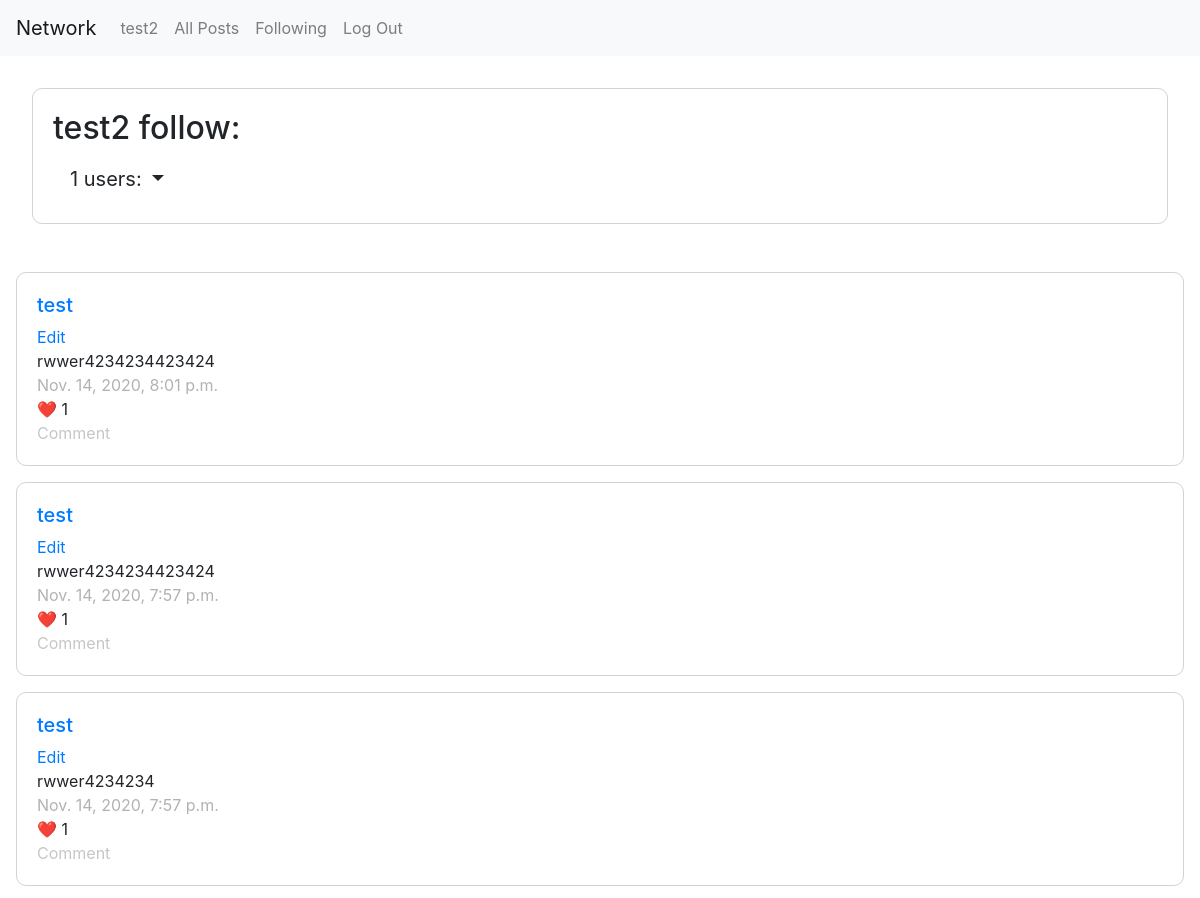
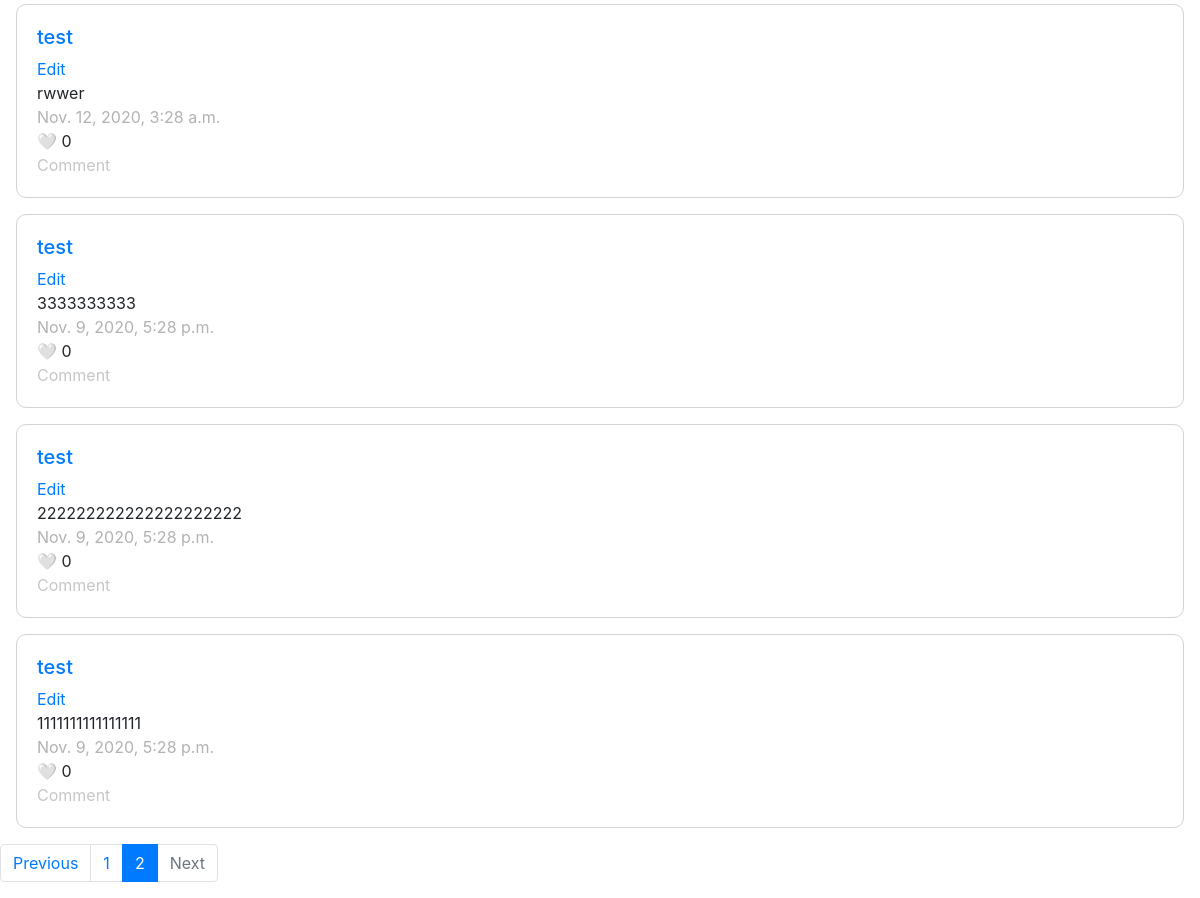
Page /follow?page=2 (signed in) on the committed database (2 pictures, top to bottom).
### network/models.py (models this page shows, shortened)
class User(AbstractUser):
    pass

class Post(models.Model):
    user = models.ForeignKey("User", on_delete=models.CASCADE, related_name="user")
    text = models.CharField(max_length=255)
    likes = models.ManyToManyField('User', blank=True, related_name='likes')
    timestamp = models.DateTimeField(auto_now_add=True)

### network/views.py (the view)
# urls.py: path("follow", views.follow, name="follow"),
@login_required(login_url='login')
def follow(request):
    user = User.objects.get(id=request.user.id)
    follow = User.objects.get(username=user)
    following = follow.following.count()
    follow_query = UserFollowing.objects.filter(user_id=user)
    follow_list = list()
    for follow in follow_query:
        follow_list.append(follow.following_user_id)
    my_filter_qs = Q()
    for user in follow_list:
        my_filter_qs = my_filter_qs | Q(user=user)
    posts = Post.objects.filter(my_filter_qs)
    posts = posts.order_by("-timestamp")
    page = request.GET.get('page', 1)
    paginator = Paginator(posts, 10)
    try:
        posts = paginator.page(page)
    except PageNotAnInteger:
        posts = paginator.page(1)
    except EmptyPage:
        posts = paginator.page(paginator.num_pages)
    follow_users = []
    for users in follow_query:
        follow_users.append(users.following_user_id.username)
    print(tuple(follow_users))
    return render(request, 'network/follow.html', {
        'name': user,
        'following': following,
        'follow_users': tuple(follow_users),
        'posts': posts})

### network/templates/network/follow.html (shortened to what this page needs)
{% extends "network/layout.html" %}
{% load static %}
{% block body %}
<div class='card-body'>
    <h2>{{ request.user.username }} follow:</h2>
	<div class="dropdown show">
	<a class="btn btn-ligh dropdown-toggle btn-lg" href="#" role="button" id="dropdownMenuLink" data-toggle="dropdown" aria-haspopup="true" aria-expanded="false">
		 {{ following }} users:
	</a>
	</div>
</div>
</div>
{% for post in posts %}
<div id='{{post.id}}' class="card-body post">
	<h5><a href="/profile/{{post.user}}">{{post.user}}</a></h5>
  {% if user|stringformat:"s" != name|stringformat:"s" %}
	  <a href=# class='edit'>Edit</a>
  {% endif %}
	<span id='edit_text' style="display: block">{{post.text}}</span>
	<span style='color:#b2b2b2'>{{post.timestamp}}</span>
{% if request.user in post.likes.all %}
        	<div class='like'>❤️ {{post.likes.all.count}}</div>
        {% else %}
          <div class='like'>🤍 {{post.likes.all.count}}</div>
        {% endif %}
	<a style='color:#c6c6c6'>Comment</a>
</div>
{% endfor %}
{% if posts.has_other_pages %}
  <ul class="pagination">
    {% if posts.has_previous %}
      <li class="page-item"><a class="page-link" href="?page={{ posts.previous_page_number }}">Previous</a></li>
    {% else %}
      <li class="page-item disabled">
        <span class="page-link" href="#" tabindex="-1" aria-disabled="true">Previous</span>
      </li>
    {% endif %}
    {% for i in posts.paginator.page_range %}
      {% if posts.number == i %}
        <li class="page-item active" aria-current="page">
        <a class="page-link" href="#">{{ i }} <span class="sr-only">(current)</span></a>
      {% else %}
        <li class="page-item"><a class="page-link" href="?page={{ i }}">{{ i }}</a></li>
      {% endif %}
    {% endfor %}
    {% if posts.has_next %}
      <li class="page-item"><a class="page-link" href="?page={{ posts.next_page_number }}">Next</a></li>
    {% else %}
      <li class="page-item disabled">
        <span class="page-link" href="#" tabindex="-1" aria-disabled="true">Next</span>
      </li>
    {% endif %}
  </ul>
{% endif %}
{% endblock %}

### network/templates/network/layout.html (shortened to what this page needs)
{% load static %}
<!DOCTYPE html>
<html lang="en">
    <head>
        <link rel="stylesheet" href="https://stackpath.bootstrapcdn.com/bootstrap/4.4.1/css/bootstrap.min.css">
        <link href="{% static 'network/styles.css' %}" rel="stylesheet">
    </head>
    <body>
        <nav class="navbar navbar-expand-lg navbar-light bg-light">
            <a class="navbar-brand" href="#">Network</a>
            <div>
              <ul class="navbar-nav mr-auto">
                {% if user.is_authenticated %}
                    <li class="nav-item">
                        <a class="nav-link" id='user-posts' href="{% url 'profile' profile=user.username %}">{{ user.username }}</a>
                    </li>
                {% endif %}
                <li class="nav-item">
                  <a class="nav-link" id='all-posts' href="{% url 'posts' postbox='all' %}">All Posts</a>
                </li>
                {% if user.is_authenticated %}
                    <li class="nav-item">
                        <a class="nav-link" href="{% url 'follow' %}">Following</a>
                    </li>
                    <li class="nav-item">
                        <a class="nav-link" href="{% url 'logout' %}">Log Out</a>
                    </li>
                {% endif %}
              </ul>
            </div>
          </nav>
        <div class="body" style='padding: 1em'>
            {% block body %}
            {% endblock %}
    </body>
</html>

### network/static/network/styles.css (style rules this page uses)
.card-body { margin: 1em; border: 1px solid lightgray; border-radius: 10px; }
.post { display: flex; flex-direction: column; }

### rows in the picture
User: username "test2", user.username "test2"
Post: user "test", text "rwwer4234234423424", timestamp "Nov. 14, 2020, 8:01 p.m.", likes.all.count "1"
Post: user "test", text "rwwer4234234423424", timestamp "Nov. 14, 2020, 7:57 p.m.", likes.all.count "1"
Post: user "test", text "rwwer4234234", timestamp "Nov. 14, 2020, 7:57 p.m.", likes.all.count "1"
Post: user "test", text "rwwer", timestamp "Nov. 12, 2020, 3:28 a.m.", likes.all.count "0"
Post: user "test", text "3333333333", timestamp "Nov. 9, 2020, 5:28 p.m.", likes.all.count "0"
Post: user "test", text "222222222222222222222", timestamp "Nov. 9, 2020, 5:28 p.m.", likes.all.count "0"
Post: user "test", text "1111111111111111", timestamp "Nov. 9, 2020, 5:28 p.m.", likes.all.count "0"

### other values in the picture
{{ following }} "1"
{{ i }} "1"
{{ i }} "2"
